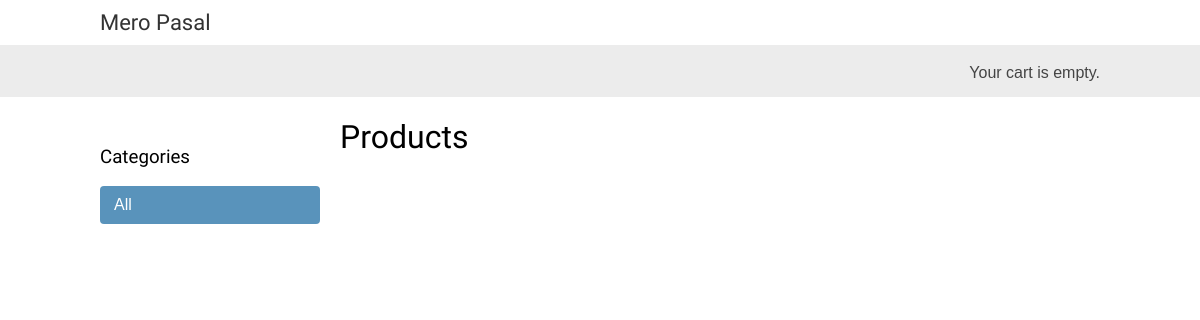
/, run on an earlier commit of the app's database.
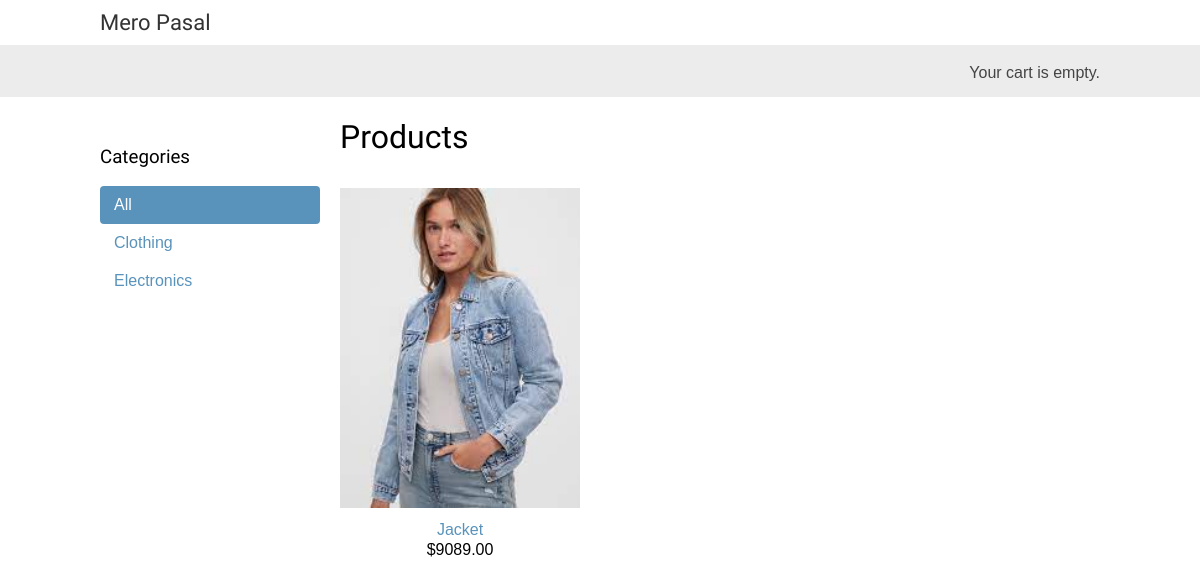
And on a later commit of the database.
### Product/models.py (models this page shows, shortened)
class Category(models.Model):
    name = models.CharField(max_length=50)
    slug = models.SlugField(max_length=255, unique=True)
    description = models.TextField()
    meta_keywords = models.CharField(max_length=255)
    meta_description = models.CharField(max_length=255)
    created_at = models.DateTimeField(auto_now_add=True)
    updated_at = models.DateTimeField(auto_now=True)
    is_active = models.BooleanField(default=False)
    class Meta:
        db_table = 'categories'
        verbose_name = 'category'
        ordering = ('name',)
        verbose_name_plural = 'categories'
    def get_absolute_url(self):
        return reverse('Product:product_list_by_category',
               args=[self.slug])

class Product(models.Model):
    category = models.ForeignKey(
        Category, related_name='products',  on_delete=models.CASCADE)
    name = models.CharField(max_length=50)
    slug = models.SlugField(max_length=255, db_index=True)
    brand = models.CharField(max_length=255)
    sku = models.CharField(max_length=50)
    price = models.DecimalField(max_digits=9, decimal_places=2)
    old_price = models.DecimalField(
        max_digits=9, decimal_places=2, default=0.00)
    image = models.ImageField(upload_to='')
    quantity = models.IntegerField(default=0)
    description = models.TextField()
    stock = models.IntegerField()
    meta_keywords = models.CharField(max_length=255)
    meta_description = models.CharField(max_length=255)
    is_available = models.BooleanField(default=False)
    is_bestseller = models.BooleanField(default=False)
    is_featured = models.BooleanField(default=False)
    created_at = models.DateTimeField(auto_now_add=True)
    modified_at = models.DateTimeField(auto_now=True)
    class Meta:
        db_table = 'products'
        verbose_name_plural = "Products"
        ordering = ('name',)
        index_together = (('id', 'slug'),)
    def get_absolute_url(self):
        return reverse('Product:product_detail',
                       args=[self.id, self.slug])

### Product/views.py (the view)
# urls.py: path('', views.product_list, name='product_list'),
def product_list(request, category_slug=None):
    category = None
    categories = Category.objects.all()
    products = Product.objects.filter(is_available=True)
    if category_slug:
        category = get_object_or_404(Category, slug=category_slug)
        products = products.filter(category=category)
    return render(request,
                  'list.html',
                  {'category': category,
                   'categories': categories,
                   'products': products})

### cart/cart.py (called while the page is built)
    def __len__(self):
        return sum(item['quantity'] for item in self.cart.values())

### cart/context_processors.py (called while the page is built)
def cart(request):
    return {'cart': Cart(request)}

### Product/templates/list.html (shortened to what this page needs)
{% extends 'base.html' %}
{% load static %}
{% block content %}
  <div id="sidebar">
    <h3>Categories</h3>
    <ul>
      <li {% if not category %}class="selected"{% endif %}>
        <a href="{% url 'Product:product_list' %}">All</a>
      </li>
      {% for c in categories %}
        <li {% if category.slug == c.slug %}class="selected"{% endif %}>
          <a href="{{ c.get_absolute_url }}">{{ c.name }}</a>
        </li>
      {% endfor %}
    </ul>
  </div>
  <div id="main" class="product-list">
    <h1>{% if category %}{{ category.name }}{% else %}Products{% endif %}</h1>
    {% for product in products %}
      <div class="item">
        <a href="{{ product.get_absolute_url }}">
          <img src="{% if product.image %}{{ product.image.url }}{% else %}{% static "img/no_image.png" %}{% endif %}">
        </a>
        <a href="{{ product.get_absolute_url }}">{{ product.name }}</a>
        <br>
        ${{ product.price }}
      </div>
    {% endfor %}
  </div>
{% endblock %}

What changed in the data, as far as the page shows it:
added Category: name "Clothing"
added Category: name "Electronics"
added Product: image (picture), name "Jacket", price "9089.00"
